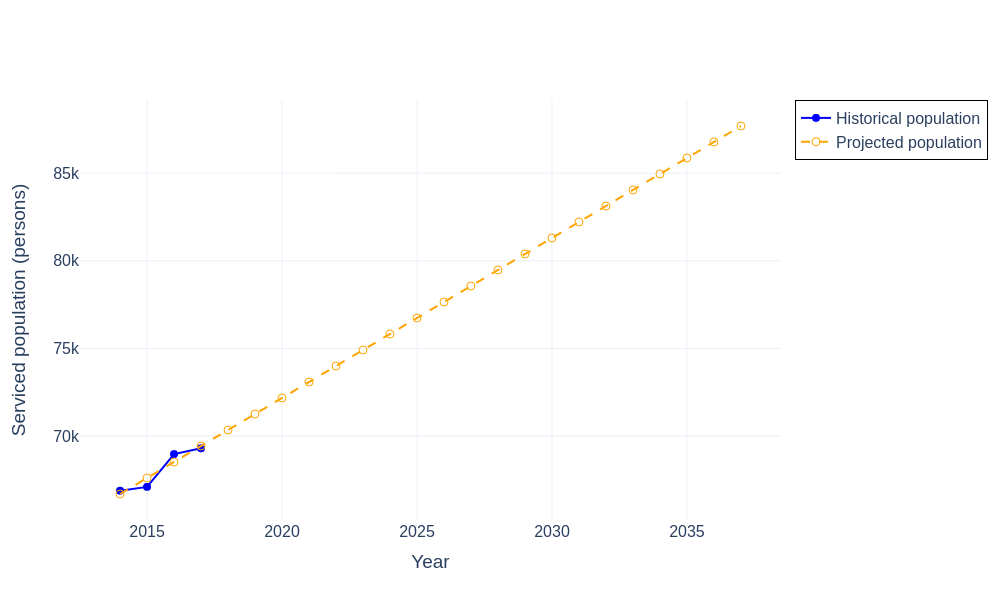

Write the Python code that produced this figure.
# filename: population_historical_projected.py
import pandas as pd
import numpy as np
import plotly.graph_objects as go

# Load population data
file_name = "WWTP_medium.xlsx"
sheet_name = "population"
df_pop = pd.read_excel(file_name, sheet_name=sheet_name)

# Restrict to historical years 2014-2017
df_hist = df_pop[(df_pop["Year"] >= 2014) & (df_pop["Year"] <= 2017)].copy()

# Fit linear regression manually (no sklearn)
# Define X and y
X_hist = df_hist["Year"].values
y_hist = df_hist["Serviced Population"].values

# Calculate slope and intercept for y = a * X + b
n = len(X_hist)
sum_x = X_hist.sum()
sum_y = y_hist.sum()
sum_xx = (X_hist**2).sum()
sum_xy = (X_hist * y_hist).sum()

denominator = n*sum_xx - sum_x**2
if denominator == 0:
    a = 0
    b = y_hist.mean()
else:
    a = (n*sum_xy - sum_x*sum_y) / denominator
    b = (sum_y*sum_xx - sum_x*sum_xy) / denominator

# Years for projection 2014 to 2037
years_proj = np.arange(2014, 2038)

# Predict population
pop_proj = a * years_proj + b
pop_proj_rounded = np.round(pop_proj).astype(int)

# Create DataFrame for output data
# For historical years, show actual population
df_hist_indexed = df_hist.set_index("Year")
population_hist_values = []
for year in years_proj:
    if year in df_hist_indexed.index:
        population_hist_values.append(df_hist_indexed.loc[year, "Serviced Population"])
    else:
        population_hist_values.append(np.nan)

df_out = pd.DataFrame({
    "Year": years_proj,
    "Population_historical": population_hist_values,
    "Population_projected": pop_proj_rounded
})

# Prepare Plotly figure
fig = go.Figure()

# Historical population line and markers
fig.add_trace(go.Scatter(
    x=df_out["Year"],
    y=df_out["Population_historical"],
    mode="lines+markers",
    name="Historical population",
    line=dict(color="blue", width=2, dash="solid"),
    marker=dict(symbol="circle", size=8)
))

# Projected population line and markers
fig.add_trace(go.Scatter(
    x=df_out["Year"],
    y=df_out["Population_projected"],
    mode="lines+markers",
    name="Projected population",
    line=dict(color="orange", width=2, dash="dash"),
    marker=dict(symbol="circle-open", size=8)
))

fig.update_layout(
    xaxis_title="Year",
    yaxis_title="Serviced population (persons)",
    yaxis=dict(showgrid=True, zeroline=False),
    font=dict(size=16),
    template="plotly_white",
    legend=dict(
        bordercolor="black",
        borderwidth=1
    )
)

# Save outputs
base_filename = "population_historical_projected"
csv_filename = base_filename + ".csv"
html_filename = base_filename + ".html"
png_filename = base_filename + ".png"

df_out.to_csv(csv_filename, index=False)
fig.write_html(html_filename, include_plotlyjs='cdn', full_html=True)
fig.write_image(png_filename, width=1000, height=600)

# Print filenames to terminal
print(base_filename + ".py")
print(csv_filename)
print(html_filename)
print(png_filename)
